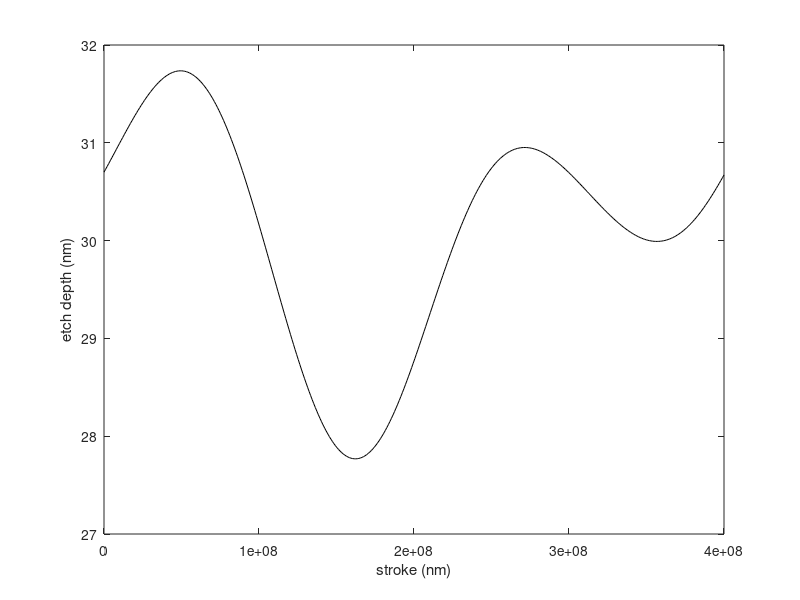
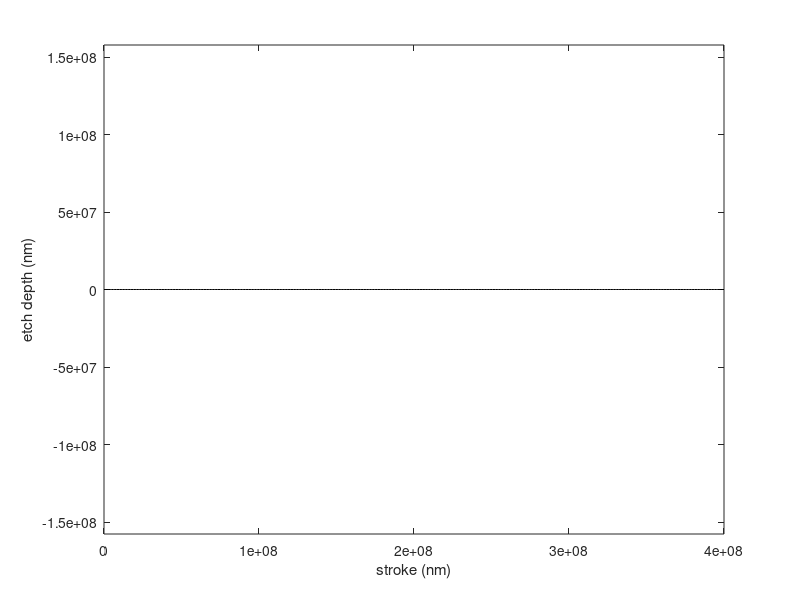

Recreate these plots in MATLAB, in order.
clear all; close all; clc

load etch_depth.mat

figure, plot(stroke, depth, 'k-');
xlabel('stroke (nm)')
ylabel('etch depth (nm)')

figure, plot(stroke, depth, 'k-');
xlabel('stroke (nm)')
ylabel('etch depth (nm)')
axis equal